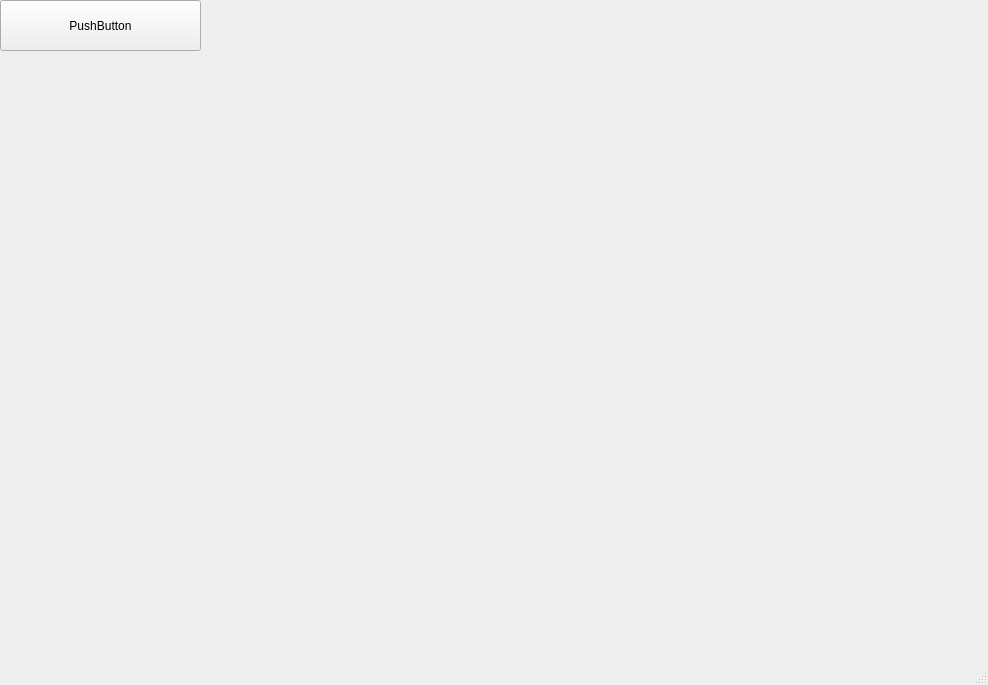
<?xml version="1.0" encoding="UTF-8"?>
<ui version="4.0">
 <class>MainWindow</class>
 <widget class="QMainWindow" name="MainWindow">
  <property name="geometry">
   <rect>
    <x>0</x>
    <y>0</y>
    <width>988</width>
    <height>685</height>
   </rect>
  </property>
  <property name="windowTitle">
   <string>MainWindow</string>
  </property>
  <widget class="QWidget" name="centralwidget">
   <widget class="QPushButton" name="pushButton">
    <property name="geometry">
     <rect>
      <x>0</x>
      <y>0</y>
      <width>201</width>
      <height>51</height>
     </rect>
    </property>
    <property name="text">
     <string>PushButton</string>
    </property>
   </widget>
  </widget>
  <widget class="QMenuBar" name="menubar">
   <property name="geometry">
    <rect>
     <x>0</x>
     <y>0</y>
     <width>988</width>
     <height>21</height>
    </rect>
   </property>
  </widget>
  <widget class="QStatusBar" name="statusbar"/>
 </widget>
 <resources/>
 <connections/>
</ui>
